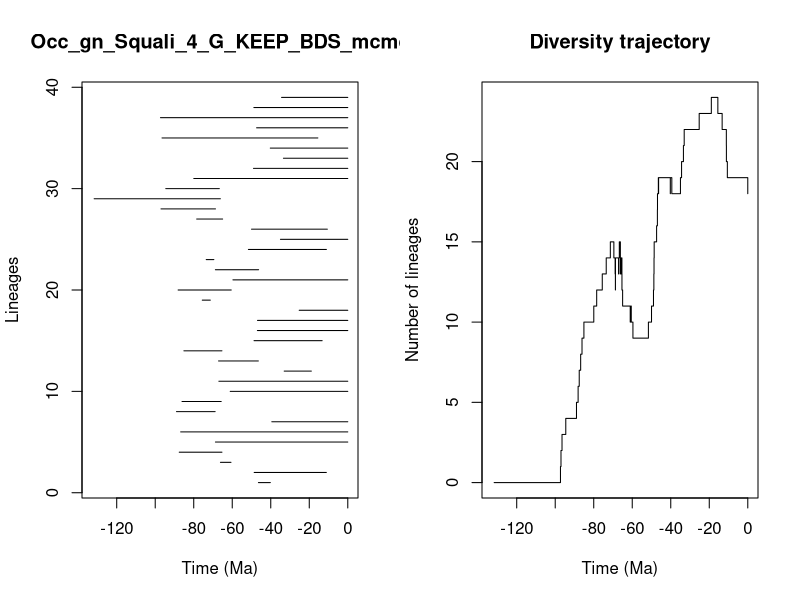

Here is the R script that generated this plot:


pdf(file='../Results/Genus/5_MA_bins_EXT_EP/pyrate_mcmc_logs/Occ_gn_Squali_4_G_KEEP_BDS_mcmc_LTT.pdf',width=0.6*20, height=0.6*10)
title = "Occ_gn_Squali_4_G_KEEP_BDS_mcmc"
ts=c(46.406804887485535, 48.61295686141549,66.13027482729818,87.53178203761189,68.72868484580728,86.78685665292032,39.44904456790656,88.95771798291398,86.08667173247828,61.051696081541586,66.94507671830841,33.01808605925742,67.11048272711649,85.10279805795848,48.68620196600326,46.93913535956788,46.88765981670953,25.232613561029083,75.56782788461054,88.1082670969756,59.64377297490807,68.75384330309824,73.51185596026073,51.60836158087742,34.96693204719134,49.99210438165854,78.4681427433223,97.00439619875964,131.71681734064282,94.51711353762882,79.97272769461256,48.97012322162322,33.41866596437952,40.24217552047331,96.47058144817991,47.351975655777174,97.27398581740174,48.77454420367103,34.385658639825834)
te=c(40.21861942358166, 11.13346390342538,60.65569097110603,65.34464563171004,0.0,0.0,0.0,68.8881266524222,65.73865981251096,0.0,0.0,18.929038298326763,46.44813328384194,65.36253607566047,13.311751977536098,0.0,0.0,0.0,71.37663494294272,60.50737059128625,0.0,46.30707147864615,69.54710175607553,11.103565659805088,0.0,10.611152655399275,64.99659896609575,68.71181272706062,66.1675440321392,66.71807893850901,0.0,0.0,0.0,0.0,15.54326662121229,0.0,0.0,0.0,0.0)
div_traj=c(0, 1,2,3,4,5,6,7,8,9,10,11,12,13,14,15,14,13,12,13,14,13,14,15,14,13,14,13,12,11,10,11,10,9,10,11,12,13,14,15,16,17,18,19,18,19,18,19,18,19,20,21,22,23,24,23,22,21,20,19,18)
time_events=c(131.71681734064282, 97.27398581740174,97.00439619875964,96.47058144817991,94.51711353762882,88.95771798291398,88.1082670969756,87.53178203761189,86.78685665292032,86.08667173247828,85.10279805795848,79.97272769461256,78.4681427433223,75.56782788461054,73.51185596026073,71.37663494294272,69.54710175607553,68.8881266524222,68.75384330309824,68.72868484580728,68.71181272706062,67.11048272711649,66.94507671830841,66.71807893850901,66.1675440321392,66.13027482729818,65.73865981251096,65.36253607566047,65.34464563171004,64.99659896609575,61.051696081541586,60.65569097110603,60.50737059128625,59.64377297490807,51.60836158087742,49.99210438165854,48.97012322162322,48.77454420367103,48.68620196600326,48.61295686141549,47.351975655777174,46.93913535956788,46.88765981670953,46.44813328384194,46.406804887485535,46.30707147864615,40.24217552047331,40.21861942358166,39.44904456790656,34.96693204719134,34.385658639825834,33.41866596437952,33.01808605925742,25.232613561029083,18.929038298326763,15.54326662121229,13.311751977536098,11.13346390342538,11.103565659805088,10.611152655399275,0.0)
                par(mfrow=c(1,2))
                L = length(ts)
                plot(ts, 1:L , xlim=c(-max(ts)-1,0), pch=20, type="n", main=title,xlab="Time (Ma)",ylab="Lineages")
                for (i in 1:L){segments(x0=-te[i],y0=i,x1=-ts[i],y1=i)}    
                t = -time_events
                plot(div_traj ~ t,type="s", main = "Diversity trajectory",xlab="Time (Ma)",ylab="Number of lineages",xlim=c(-max(ts)-1,0))
                abline(v=c(65,200,251,367,445),lty=2,col="gray")
                
